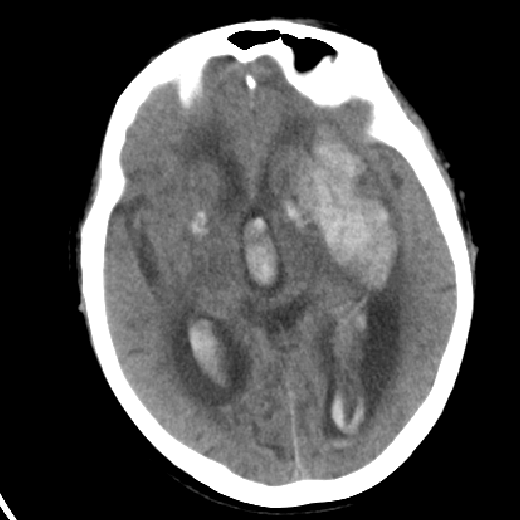
#> input picture flask/upload/tupian/03iPOkS6VEzRc9cb32b00ba1940b87a0fbc5d13cbb6b.png, 520 x 520 px, found by its file name; its folder holds only this picture in this run
$ python f2.py
#> lines starting #> are read from the running program, lines starting #| are printed output that depends on the picture; after the words box and inside, x2 and y2 are one past the last pixel; in counts of white or black regions, pixels touching at a corner belong together
import cv2 as cv
import numpy as np
import os
from skimage import morphology
import tkinter as tk
from tkinter import filedialog
from skimage.measure import label
import matplotlib.pyplot as plt
from skimage.io import ImageCollection
from skimage import io, transform, img_as_float
plt.rcParams['font.sans-serif'] = ['SimHei']
plt.rcParams['axes.unicode_minus'] = False


def RGA(img_path,):
#> called with img_path = 'D:/flask/upload/tupian'
    imgs_path = os.listdir(img_path)
    for r in imgs_path:
        img=os.path.join(img_path,r)
        img = cv.imread(img)
#> img is the input picture: shape (520, 520, 3); min 0, max 255, mean 79.9
    return img
img_path=r'D:/flask/upload/tupian'
RGA(img_path)
img=RGA(img_path)
"""
#选择文件操作
root = tk.Tk()
root.withdraw()
# FolderPath=filedialog.askdirectory() #选择文件夹用的
FilePath = filedialog.askopenfilename()  # 选择文件用的
# print('FolderPath:',FolderPath)#验证文件夹
print('FilePath:', FilePath)  # 验证文件
img=cv.imread(FilePath)
"""
#灰度图转化
gray = cv.cvtColor(img,cv.COLOR_RGB2GRAY)
img1=gray
#全局二值化
ret, binary = cv.threshold(img1, 0, 255, cv.THRESH_BINARY|cv.THRESH_TRIANGLE)#THRESH_OTSU自动阈值  方法不一样，阈值不一样（很有用，自己查！！！）
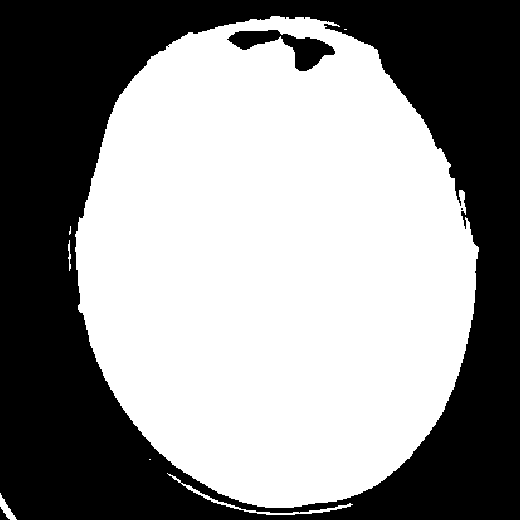
#> binary: shape (520, 520); 56.1% white; 4 black regions (1 under 20 px), largest, box (x1, y1, x2, y2) and area: (0, 0, 520, 520) 116817, (227, 30, 335, 71) 1724, (0, 507, 10, 520) 61
#> ret = 2
#binary = cv.adaptiveThreshold(gray, 255, cv.ADAPTIVE_THRESH_GAUSSIAN_C, cv.THRESH_BINARY, 25, 10)
#ret, binary = cv.threshold(gray, 127, 255, cv.THRESH_BINARY)
img2=binary
# 图像反色
img3 = cv.bitwise_not(img1)
#图像相乘
img4 = cv.multiply(img3, img2)
#> img4: shape (520, 520); 45.1% white; 83 white regions (77 under 20 px), largest, box (x1, y1, x2, y2) and area: (103, 54, 457, 488) 115614, (75, 16, 479, 479) 5032, (167, 473, 353, 515) 508, (283, 42, 339, 78) 319, (68, 240, 71, 271) 50, (369, 476, 387, 489) 22
# 中值模糊  对椒盐噪声有很好的去燥效果
img5 = cv.medianBlur(img4, 9)
#> img5: shape (520, 520); 44.1% white; 12 white regions (2 under 20 px), largest, box (x1, y1, x2, y2) and area: (103, 54, 457, 487) 115615, (384, 73, 479, 286) 2150, (75, 162, 102, 286) 856
#开闭运算去除不必要部分
kernel = cv.getStructuringElement(cv.MORPH_RECT, (9, 9))
mb = cv.morphologyEx(img5, cv.MORPH_OPEN, kernel, iterations=3)
#> mb: shape (520, 520); 42.5% white; 1 white region, box (x1, y1, x2, y2) and area: (103, 57, 457, 485) 115018
img6= cv.morphologyEx(mb, cv.MORPH_CLOSE, kernel, iterations=1)
#> img6: shape (520, 520); 42.6% white; 1 white region, box (x1, y1, x2, y2) and area: (103, 57, 457, 485) 115205
#取反色
img7 = cv.bitwise_not(img6)
#图像相加
img8 = cv.add(img1,img7)
#取反色
img9 = cv.bitwise_not(img8)
#相除
img10 = cv.subtract(img6,img9)
#rgb格式转化
img11= cv.cvtColor(img10, cv.COLOR_RGB2RGBA)
cv.imwrite("img13.jpg",img11)
img13=cv.imread('img13.jpg')
#> img13: shape (520, 520, 3); min 0, max 255, mean 49.1
blurred = cv.pyrMeanShiftFiltering(img13,5,10)  #去除噪点
#灰度
img12 = cv.cvtColor(blurred,cv.COLOR_BGR2GRAY)
#二值化
ret1, thresh = cv.threshold(img12, 150, 255, cv.THRESH_BINARY)# 150 可以改 越小切割的范围越大 干扰性越大 越大提取过于精细，导致轻微区域效果不好
#> thresh: shape (520, 520); 4.5% white; 72 white regions (50 under 20 px), largest, box (x1, y1, x2, y2) and area: (305, 141, 395, 280) 5831, (103, 225, 242, 478) 1073, (247, 246, 274, 283) 613
kerne1 = cv.getStructuringElement(cv.MORPH_ELLIPSE, (3,3))# 形状 结构元素5*5
#腐蚀
dst1 = cv.erode(thresh, kerne1)
#> dst1: shape (520, 520); 3% white; 106 white regions (86 under 20 px), largest, box (x1, y1, x2, y2) and area: (311, 143, 392, 273) 4993, (248, 247, 273, 281) 472, (192, 329, 214, 360) 431
# 膨胀
dst2 = cv.dilate(dst1, kerne1)
#> dst2: shape (520, 520); 4% white; 80 white regions (47 under 20 px), largest, box (x1, y1, x2, y2) and area: (310, 142, 393, 280) 5654, (247, 246, 274, 282) 589, (191, 328, 215, 361) 521
kernel = cv.getStructuringElement(cv.MORPH_ELLIPSE, (3, 3))#返回指定的形状和元素 椭圆形
open= cv.morphologyEx(dst2 , cv.MORPH_OPEN, kernel, iterations=2)  # 形态学开操作
#> open: shape (520, 520); 3.4% white; 32 white regions (8 under 20 px), largest, box (x1, y1, x2, y2) and area: (311, 142, 391, 274) 5509, (247, 246, 273, 282) 545, (191, 328, 214, 361) 503
# 膨胀# 对“开运算”的结果进行膨胀，得到大部分都是背景的区域
sure_bg = cv.dilate(open, kernel, iterations=1)
#> sure_bg: shape (520, 520); 4% white; 30 white regions, largest, box (x1, y1, x2, y2) and area: (310, 141, 392, 275) 6049, (246, 245, 274, 283) 641, (190, 327, 215, 362) 584
dist_tran = cv.distanceTransform(sure_bg, cv.DIST_L2, 3)  # 距离变换
dist_output = cv.normalize(dist_tran, 0, 1.0, cv.NORM_MINMAX)  # 归一化在0~1之间
#前景获取：种子区域
#ret1, surface = cv.threshold(dist_tran, 0.2*dist_tran.max(), 255, cv.THRESH_BINARY)
ret1, surface = cv.threshold(dist_output, dist_output.max() * 0.1, 255, cv.THRESH_BINARY)#0.09到0.2 越小提取区域越大 导致多余干扰项越多
#> surface: shape (520, 520) float32; 2.6% white; 32 white regions (16 under 20 px), largest, box (x1, y1, x2, y2) and area: (313, 143, 390, 272) 4823, (249, 247, 272, 280) 407, (192, 330, 212, 359) 386
#> ret1 = 0.00361
#ret1, surface = cv.threshold(dist_tran, dist_tran.max() * 0.6, 255, 0)
surface_fg = np.uint8(surface)
#未知区域：#除种子以外的区域
unknown = cv.subtract(sure_bg,surface_fg)
#> unknown: shape (520, 520); 1.4% white in thin lines or dots, all inside (x1, y1, x2, y2) = (104, 73, 458, 485)
#标记
ret1, markers = cv.connectedComponents(surface_fg)# 连通区域# ret: 计算最大连通域  连通域：是由具有相同像素值的相邻像素组成像素集合# makers：将图像的背景标记为0
#> markers: shape (520, 520) int32; 33 distinct labels, from 0 to 32
#> ret1 = 33
markers = markers + 1  #OpenCV 分水岭算法对物体做的标注必须都 大于1 ，背景为标号 为0  因此对所有markers 加1  变成了  1  -  N
#> markers: shape (520, 520) int32; 33 distinct labels, from 1 to 33
#去掉属于背景区域的部分（即让其变为0，成为背景）
# 此语句的Python语法 类似于if ，“unknow==255” 返回的是图像矩阵的真值表。
markers[unknown==255] = 0
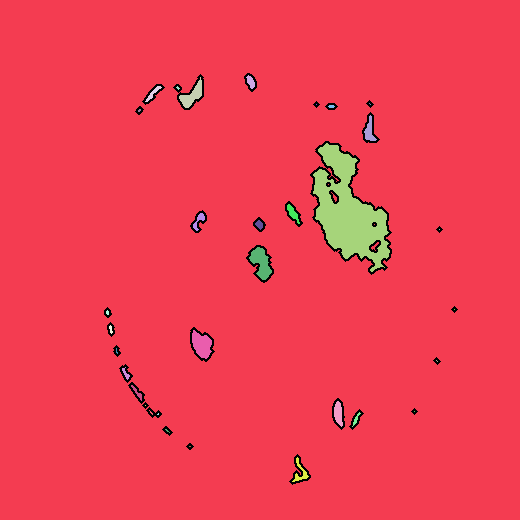
#> markers: shape (520, 520) int32; 34 distinct labels, from 0 to 33; one colour per label, 0 black
# Step8.分水岭算法
markers = cv.watershed(img13, markers)  #分水岭算法后，所有轮廓的像素点被标注为  -1
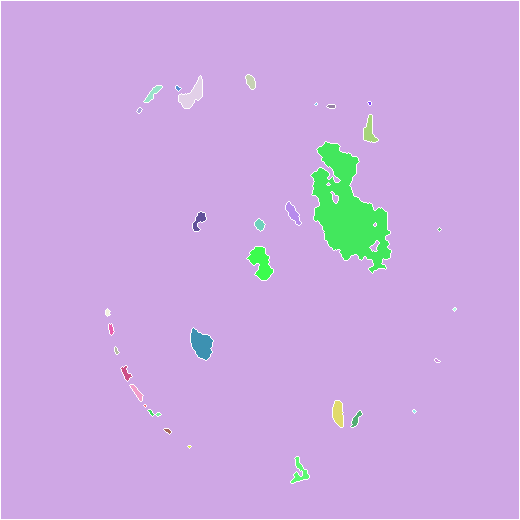
#> markers: shape (520, 520) int32; 34 distinct labels, from -1 to 33; one colour per label, 0 black, -1 white
img13[markers == -1] = [153, 51, 225]   # 标注为-1 的像素点标
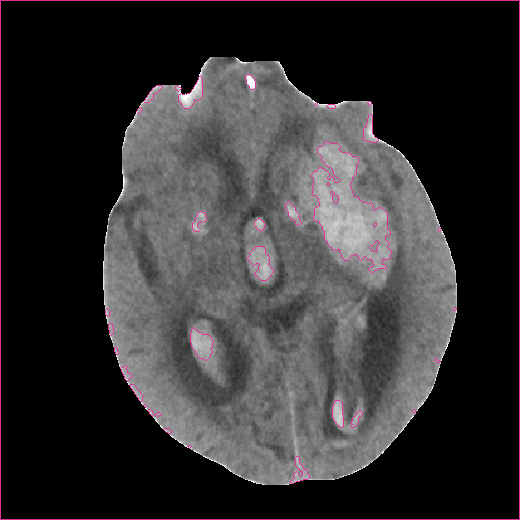
#> img13: shape (520, 520, 3); mean B, G, R 50.2, 48.9, 51.2
#cv.imshow('markeers',np.abs(markers))
cv.imshow('result', img13)

path2=r'D:/flask/project1/kmg/tp'
cv.imwrite(os.path.join(path2,'qg.jpg'),img13)


plt.imsave("biaoji.jpg",markers)
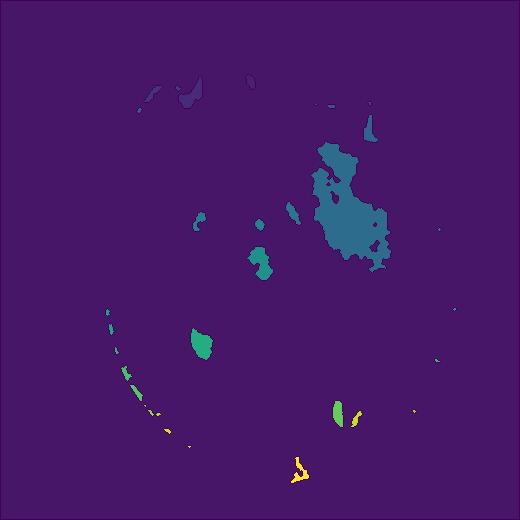
#> saved as biaoji.jpg: shape (520, 520, 3); mean R, G, B 70.5, 24.5, 104.7
img14=cv.imread('biaoji.jpg')
img15=img14.copy()
#img3 = np.zeros((img1.shape), dtype=np.uint8)
#cv2.imwrite("C:/Users/Administrator/Desktop/2/3.jpg", img3)
img16= cv.addWeighted(img15, 0.4, img13, 0.7, 1)


# 轮廓检测函数
contours, hierarchy = cv.findContours(surface_fg, cv.RETR_EXTERNAL, cv.CHAIN_APPROX_NONE)
#> contours = 32 contours, 17 with area under 20; largest, box (x1, y1, x2, y2) and area: (313, 143, 390, 272) 4851, (249, 247, 272, 280) 366, (192, 330, 212, 359) 351, (179, 77, 202, 108) 248, (334, 401, 343, 427) 134
# 绘制轮廓
cv.drawContours(surface_fg, contours, -1, (120, 0, 0), 2)
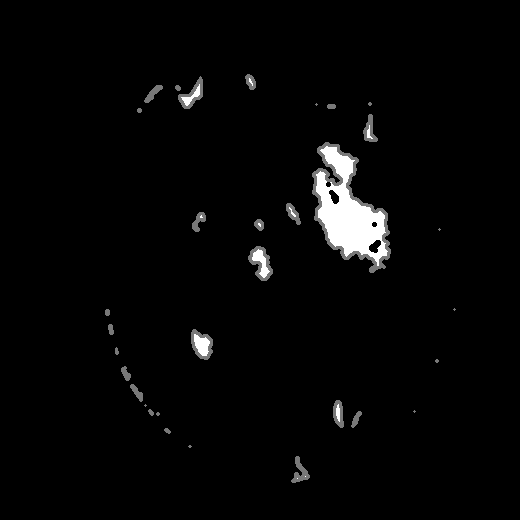
#> surface_fg: shape (520, 520); min 0, max 255, mean 6.2

count = 0  # 图像个数
# 遍历找到的所有图像
for cont in contours:
    # 计算包围性状的面积
    ares = cv.contourArea(cont)
    mj = ares * 6.4516 * 4/10/5184
    a = round(mj, 2)
    # 过滤面积小于30的形状
    if ares < 40:
        continue
    count += 1
    # 打印出每个图像的面积 体积
    #print("{}面积:{}".format(count, ares), end="  ")
    #print("{}体积:{}".format(count,mj))
    # 提取矩形坐标（x,y）
    rect = cv.boundingRect(cont)
    # 打印坐标
    #print("x:{} y:{}".format(rect[0], rect[1]))
    # 绘制矩形 进行定位图像
    cv.rectangle(img16, rect, (0, 0, 120), 0)

    # 防止编号到图片之外（上面）,因为绘制编号写在左上角，所以让最上面的图像的y小于10的变为10个像素
    y = 10 if rect[1] < 10 else rect[1]
    # 在图像左上角写上编号
    # 在图像左上角写上编号
    cv.putText(img16, 'qv{} tj:{}'.format(count, a), (rect[0], y), cv.FONT_HERSHEY_COMPLEX, 0.4, (15, 25, 0), 0)
#> this loop made 32 passes
#> (ares, mj, a) on passes 3, 5, 7, 10, 11, 13, 15, 16, 20, 25, 26, 29: (2, 0.000996, 0), (23, 0.0114, 0.01), (2, 0.000996, 0), (32.5, 0.0162, 0.02), (26.5, 0.0132, 0.01), (1, 0.000498, 0), (12, 0.00597, 0.01), (6.5, 0.00324, 0), (39.5, 0.0197, 0.02), (3, 0.00149, 0), (10, 0.00498, 0), (4, 0.00199, 0)
#> (ares, mj, a, rect, y) on passes 1, 9, 14, 18, 21, 22: (84.5, 0.0421, 0.04, (292, 457, 17, 25), 457), (134.5, 0.067, 0.07, (334, 401, 9, 26), 401), (351, 0.175, 0.17, (192, 330, 20, 29), 330), (366.5, 0.182, 0.18, (249, 247, 23, 33), 247), (60, 0.0299, 0.03, (193, 213, 12, 18), 213), (83, 0.0413, 0.04, (287, 204, 13, 20), 204)
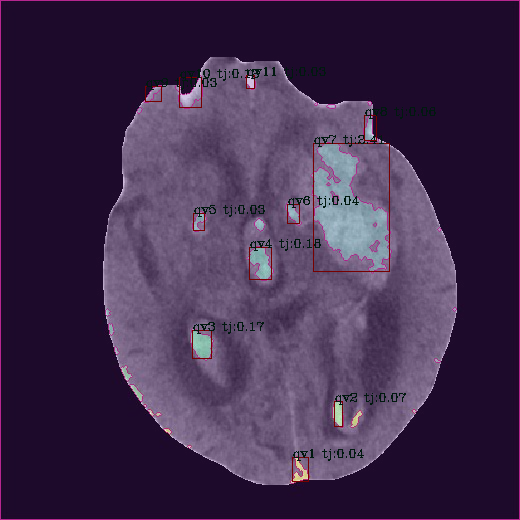
#> img16: shape (520, 520, 3); mean B, G, R 77, 44.3, 64.1
#> after the loop, count = 11
    # print('编号坐标：',rect[0],' ', y)

#print('可疑区域',count)
cv.namedWindow("imagshow", 2)  # 创建一个窗口
cv.imshow('imagshow', img16)  # 显示原始图片（添加了外接矩形）
path1=r'D:/flask/project1/kmg/tp'
cv.imwrite(os.path.join(path1,'jg.jpg'),img16)


plt.show()
cv.waitKey(0)
cv.destroyAllWindows()
